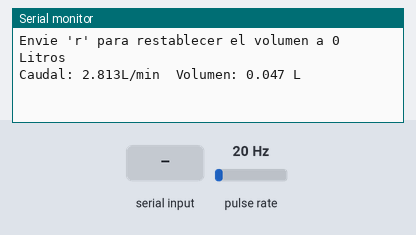
A sketch run on a simulated Arduino Uno, built with avr-gcc and run on an emulated ATmega328P. Shown: the last lines printed to the serial monitor. Wiring (inferred from the names in the program): pulse sensor: data pin 2. The test bench sets the inputs (shaded band); at power-on: pulse rate 20 Hz.

Above: at 1.2 s.
1.3 s: pulse rate (sensor on pin 2) set to 4 Hz
At 2.6 s:
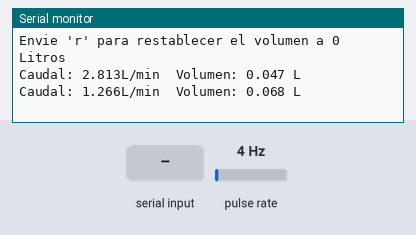
2.8 s: "r" received over Serial
At 4.2 s:
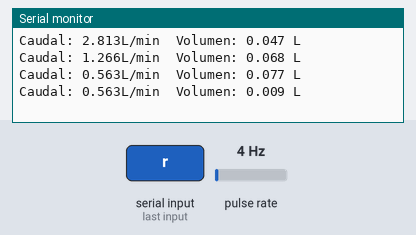
4.3 s: pulse rate (sensor on pin 2) set to 50 Hz
At 5.8 s:
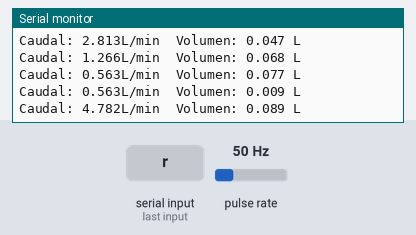
Timing chart, 0 to 7.3 s (numbered marks = the images above; inputs shaded):
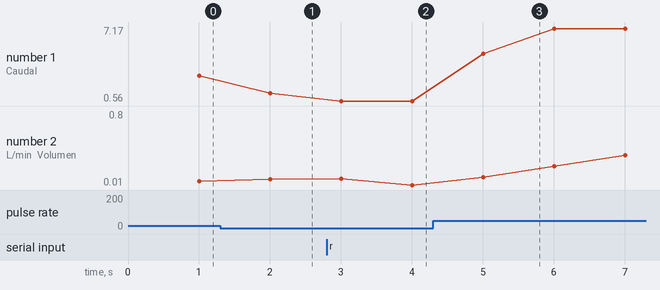

The sketch:

caudal_volumen.ino
```cpp
volatile int NumPulsos; //variable para la cantidad de pulsos recibidos
int PinSensor = 2;    //Sensor conectado en el pin 2
float factor_conversion=7.11; //para convertir de frecuencia a caudal
float volumen=0;
long dt=0; //variación de tiempo por cada bucle
long t0=0; //millis() del bucle anterior

//---Función que se ejecuta en interrupción---------------
void ContarPulsos ()
{
  NumPulsos++;  //incrementamos la variable de pulsos
}

//---Función para obtener frecuencia de los pulsos--------
int ObtenerFrecuecia()
{
  int frecuencia;
  NumPulsos = 0;   //Ponemos a 0 el número de pulsos
  interrupts();    //Habilitamos las interrupciones
  delay(1000);   //muestra de 1 segundo
  noInterrupts(); //Deshabilitamos  las interrupciones
  frecuencia=NumPulsos; //Hz(pulsos por segundo)
  return frecuencia;
}

void setup()
{

  Serial.begin(9600);
  pinMode(PinSensor, INPUT);
  attachInterrupt(0,ContarPulsos,RISING);//(Interrupción 0(Pin2),función,Flanco de subida)
  Serial.println ("Envie 'r' para restablecer el volumen a 0 Litros");
  t0=millis();
}

void loop ()
{
  if (Serial.available()) {
    if(Serial.read()=='r')volumen=0;//restablecemos el volumen si recibimos 'r'
  }
  float frecuencia=ObtenerFrecuecia(); //obtenemos la frecuencia de los pulsos en Hz
  float caudal_L_m=frecuencia/factor_conversion; //calculamos el caudal en L/m
  dt=millis()-t0; //calculamos la variación de tiempo
  t0=millis();
  volumen=volumen+(caudal_L_m/60)*(dt/1000); // volumen(L)=caudal(L/s)*tiempo(s)

   //-----Enviamos por el puerto serie---------------
  Serial.print ("Caudal: ");
  Serial.print (caudal_L_m,3);
  Serial.print ("L/min\tVolumen: ");
  Serial.print (volumen,3);
  Serial.println (" L");
}
```

Measured:
- after the input at 1.3 s, the serial monitor: prints a new line after 0.70 s (image 1)
- after the input at 2.8 s, the serial monitor: prints a new line after 1.2 s (image 2)
- after the input at 4.3 s, the serial monitor: prints a new line after 0.71 s (image 3)
- plotted number 1: 2.81 → 1.27 after the input at 1.3 s, 0.56 → 7.03 after the input at 4.3 s
- plotted number 2: 0.05 → 0.07 after the input at 1.3 s, 0.07 → 0.01 after the input at 2.8 s, 0.01 → 0.8 after the input at 4.3 s
